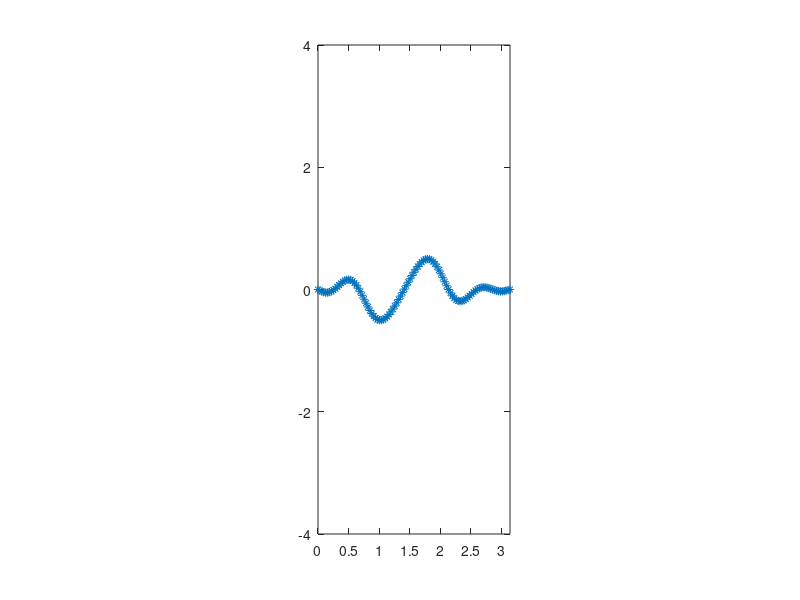

Reproduce this figure in MATLAB.
%% ME 3001 - Mechanical Engineering Analysis
%
% Tristan Hill - Modified from Dr. Han - summer 2014
%                Modified again        - spring 2015
%                Modified again to be wave eq   
%                Once again in Fall 2019 - TWH
%
%   Solving Linear, 2nd order Partial Differential Equations
%   using Separation of Variables and the Fourier Series 
%
% Example: A plucked string, the wave equation
%% 

clc
close all
clear variables

L=pi; %length of solid
n=100;%number of divisions
dx=L/n;%increment of x dimension,(m) 
x=0:dx:L;%x-coordinate

% wave speed
c=9;
a=sqrt(c);
h=1.0;

dt=.05;
tfinal=10;
time=0:dt:tfinal;

for idx=1:length(time)    
    
    sum=0;
    for n=1:10
        if n~=4
            sum=sum+h/pi*(sin((1-n/4)*pi)/(4-n)-sin((1+n/4*pi))/(4+n))*sin(n*pi*x/L)*cos(a*n*pi/L*time(idx));
        end
    end
    
    Y=sum+h/4*sin(4*pi*x/L)*cos(4*a*pi/L*time(idx));
      
    plot(x,Y,'*')

    axis equal
    axis([0 L -4 4])
    pause(.1)
    
    
end
